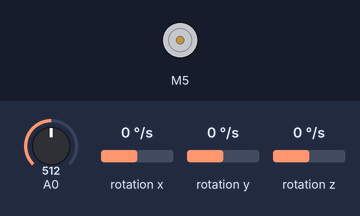
Simulated run of this sketch. Board: Arduino Nano 33 IoT. On the bench: DC motor (green arrow = forward, orange = backward, longer = faster). The test bench sets the inputs (shaded band); at power-on: rotation z 0 °/s, A0 = 512, rotation x 0 °/s, rotation y 0 °/s. What the sketch prints to the serial monitor is not drawn.

Above: at 1.2 s.
1.3 s: rotation z set to -192 °/s
2.8 s: rotation z set to 100 °/s
4.3 s: A0 set to 437
6.2 s: A0 set to 410
At 6.9 s:
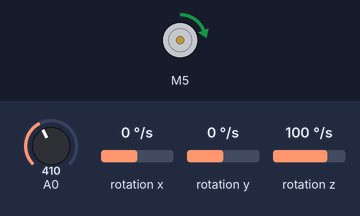
7.7 s: A0 set to 374
9.2 s: A0 set to 354
At 10.3 s:
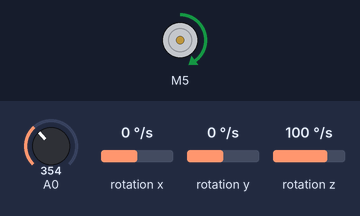
Timing chart, 0 to 11.7 s (numbered marks = the images above; inputs shaded):
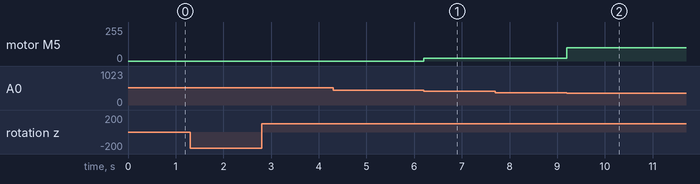

The sketch:

loopbeweging.ino
```cpp
#include <Arduino_LSM6DS3.h>
#include "BTS7960.h" //https://github.com/luisllamasbinaburo/Arduino-BTS7960


using namespace std;

#define HOEK1 20
#define HOEK2 0
#define HOEK3 58
#define HOEK4 0
#define REMMARGE 5
#define FOUTMARGE 0
#define RESETTIME 4000000
#define potOffset 105

//pins
const uint8_t R_EN = 7;
const uint8_t L_EN = 8;
const uint8_t L_PWM = 5;
const uint8_t R_PWM = 6;

BTS7960 motorController(L_EN, R_EN, L_PWM, R_PWM);

int potAngleNonScale;
int potAngle;
int counter = 0;
int angleZ = 0;
float x, y, z;
int anglePos = 0;
int angleNeg = 0;
int beweging = 0;
int lastAngle;

void setup() {
  Serial.begin(9600);
  IMU.begin();
  motorController.Enable();
}

void loop() {
  //potmeter

  potAngleNonScale = map(analogRead(A0), 0, 1023, 180, 0) - potOffset;
  potAngle = map(potAngleNonScale, 0, 62, 0, 90);
  counter += 1;
  if (counter == RESETTIME) {
    lastAngle = potAngle ;
    counter = 0;
  }
  //Gyroscope
  if (IMU.gyroscopeAvailable()) {
    IMU.readGyroscope(x, y, z);
    angleZ += z / 52;
    anglePos = angleZ - FOUTMARGE;
    angleNeg = angleZ + FOUTMARGE;

    if (angleNeg < 0) {
      beweging = -1;
      Serial.println("beweging: -1");
    }
    else if (anglePos > 0) {
      beweging = 1;
      Serial.println("beweging: 1");
    }
    else {
      beweging = 0;
      Serial.println("beweging: 0");
    }
  }
  // loopbeweging
  if (beweging == 1) {
    if (potAngle > lastAngle) {
      if ((HOEK1 - potAngle) < REMMARGE) {
        // Eerste boog omhoog snel
        motorController.TurnRight(100);
        Serial.println("Eerste boog omhoog snel");
      }
      else {
        //Eerste boog omhoog langzaam
        motorController.TurnRight(20);
        Serial.println("Eerste boog omhoog langzaam");
      }
      if (potAngle < lastAngle) {
        if ((potAngle - HOEK2) < REMMARGE) {
          // Eerste boog omlaag snel
          motorController.TurnLeft(100);
          Serial.println("Eerste boog omlaag snel");

        }
        else {
          // Eerste boog omlaag langzaam
          motorController.TurnLeft(20);
          Serial.println("Eerste boog omlaag snel");
        }
      }
    }
    if (beweging == -1) {
      if (potAngle > lastAngle) {
        if ((HOEK3 - potAngle) < REMMARGE) {
          //Tweede boog omhoog snel
          motorController.TurnRight(120);
          Serial.println("Tweede boog omhoog snel");
        }
        else {
          //Tweede boog omhoog langzaam
          motorController.TurnRight(20);
          Serial.println("Tweede boog omhoog langzaam");
        }
      }
      if (potAngle < lastAngle) {
        if ((potAngle - HOEK4) < REMMARGE) {
          //Tweede boog omlaag snel
          motorController.TurnLeft(100);
          Serial.println("Tweede boog omlaag snel");
        }
        else {
          //Tweede boog omlaag langzaam
          motorController.TurnLeft(20);
          Serial.println("Tweede boog omlaag langzaam");
        }
      }
    }
  }
}
```

Measured:
- the behaviour switches between 364 and 363 on A0 (found by bisection; images 1 and 2)
- after the input at 6.2 s, motor M5: stopped → forward 20/255 at once
- after the input at 9.2 s, motor M5: forward 20/255 → forward 100/255 at once
